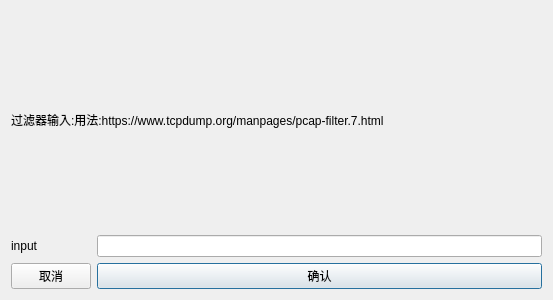
<?xml version="1.0" encoding="UTF-8"?>
<ui version="4.0">
 <class>Dialog</class>
 <widget class="QDialog" name="Dialog">
  <property name="geometry">
   <rect>
    <x>0</x>
    <y>0</y>
    <width>553</width>
    <height>300</height>
   </rect>
  </property>
  <property name="windowTitle">
   <string>Dialog</string>
  </property>
  <layout class="QHBoxLayout" name="horizontalLayout">
   <item>
    <layout class="QGridLayout" name="gridLayout">
     <item row="0" column="0" colspan="2">
      <widget class="QLabel" name="label">
       <property name="text">
        <string>过滤器输入:用法:https://www.tcpdump.org/manpages/pcap-filter.7.html</string>
       </property>
      </widget>
     </item>
     <item row="1" column="0">
      <widget class="QLabel" name="label_2">
       <property name="text">
        <string>input</string>
       </property>
      </widget>
     </item>
     <item row="1" column="1">
      <widget class="QLineEdit" name="le_input"/>
     </item>
     <item row="2" column="1">
      <widget class="QPushButton" name="psb_input">
       <property name="text">
        <string>确认</string>
       </property>
      </widget>
     </item>
     <item row="2" column="0">
      <widget class="QPushButton" name="psb_cancel">
       <property name="sizePolicy">
        <sizepolicy hsizetype="Fixed" vsizetype="Fixed">
         <horstretch>0</horstretch>
         <verstretch>0</verstretch>
        </sizepolicy>
       </property>
       <property name="text">
        <string>取消</string>
       </property>
      </widget>
     </item>
    </layout>
   </item>
  </layout>
 </widget>
 <resources/>
 <connections/>
</ui>
